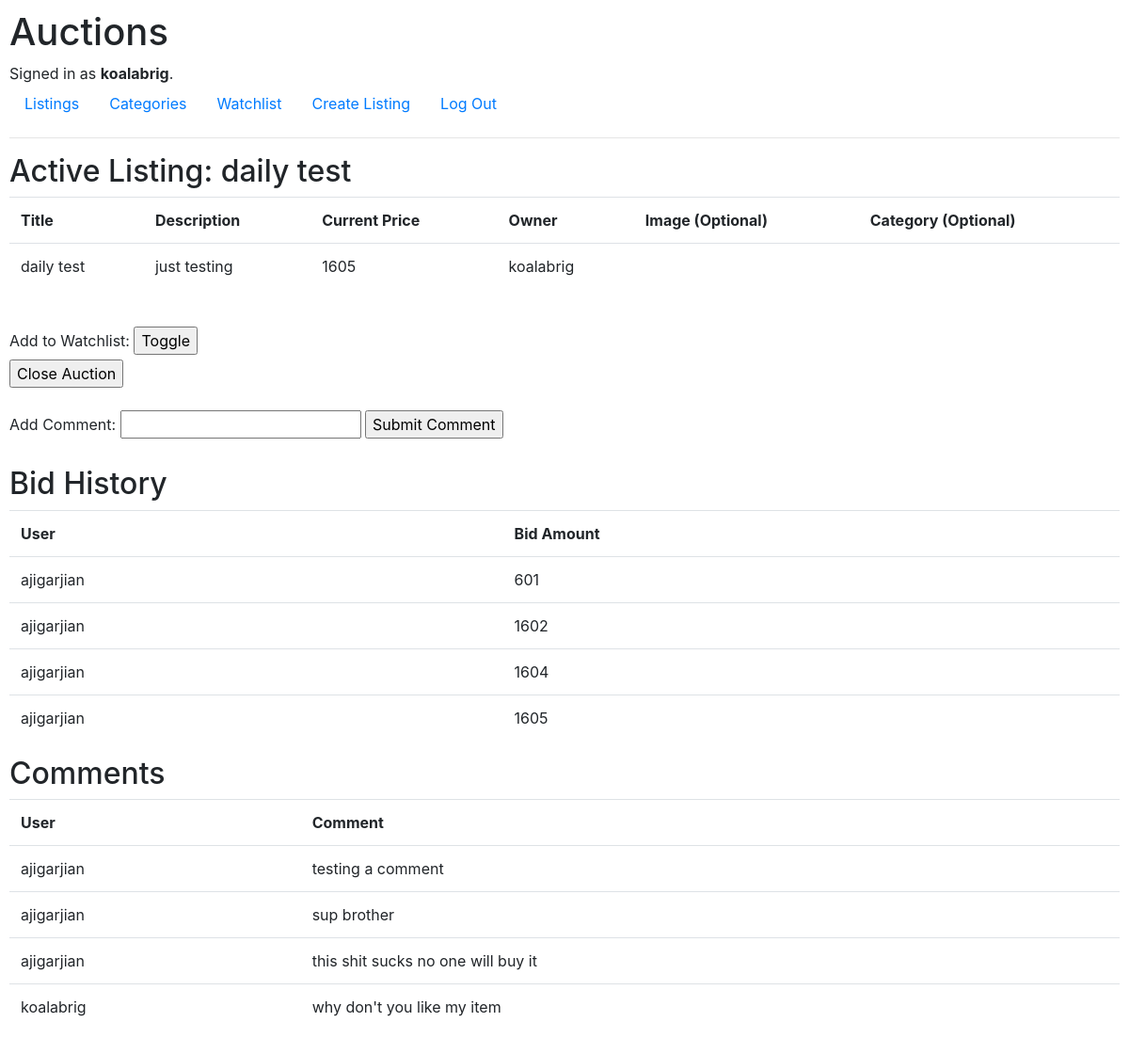
Screenshot of /listing/11 (signed in) with the database file from the repository.
### auctions/models.py (models this page shows)
class User(AbstractUser):
    pass

class Listing(models.Model):
    title = models.CharField(max_length=64)
    description = models.CharField(max_length=255)
    price = models.IntegerField()
    image = models.URLField(max_length=200, blank=True)
    category = models.CharField(max_length=255, blank=True)
    owner = models.ForeignKey(User, default="", on_delete=models.CASCADE, related_name="listingOwner", blank=False)
    active = models.BooleanField(default="True")

class Bid(models.Model):
    listing = models.ForeignKey(Listing, default="", on_delete=models.CASCADE, related_name="auctionItem")
    user = models.ForeignKey(User, default="", on_delete=models.CASCADE, related_name="biddingUser")
    bid = models.IntegerField()

class Comment(models.Model):
    listing = models.ForeignKey(Listing, default="", on_delete=models.CASCADE, related_name="commentItem")
    user = models.ForeignKey(User, default="", on_delete=models.CASCADE, related_name="commentingUser")
    comment = models.CharField(max_length=255)

### auctions/views.py (the view, shortened to what this page needs)
# urls.py: path("listing/<int:id>", views.listing, name="listing"),
def listing(request, id):
    listing = Listing.objects.get(id=id)
    return render(request, "auctions/listing.html", {
        "id": id,
        "listing": listing,
        "form": NewBidForm(),
        "comment_form": NewCommentForm(),
        "watchlist_form": WatchlistForm(),
        "watchlist_record": Watchlist.objects.filter(listing = listing, user = request.user).first(),
        "listing_bids": Bid.objects.filter(listing = listing),
        "listing_comments": Comment.objects.filter(listing = listing),
        "user": request.user
    })

### auctions/views.py
class NewBidForm(forms.Form):
    bid = forms.CharField(widget=forms.NumberInput, label="Bid")

class NewCommentForm(forms.Form):
    comment = forms.CharField(label="Add Comment")

### auctions/templates/auctions/listing.html (shortened to what this page needs)
{% extends "auctions/layout.html" %}
{% block body %}
    <h2>
        {% if listing.active == True %}
            Active Listing: {{listing.title}}
        {% else %}
            Closed Listing: {{listing.title}}
            {% if user == listing_bids.0.user %}
                | Congratulations, you've won the auction!
            {% endif %}
        {% endif %}
    </h2>
    <table class="table">
        <tr>
            <th>Title</th>
            <th>Description</th>
            <th>{% if listing.active == True %} Current {% else %} Winning {% endif %} Price</th>
            <th>Owner</th>
            <th>Image (Optional)</th>
            <th>Category (Optional)</th>
        </tr>
        <tr>
            <td>{{ listing.title }}</td>
            <td>{{ listing.description }}</td>
            <td>{{ listing.price }}</td>
            <td>{{ listing.owner }}</td>
            <td>
            </td>
            <td>{{ listing.category }}</td>
        </tr>
    </table>
    <br>
    <div>
        {% if user.is_authenticated %}
            {% if listing.active == True %}
                <form action="{%url 'listing' id %}" method="POST">
                    <label for="description">
                        {% if not watchlist_record %}
                            Add to Watchlist:
                        {% else %}
                            Remove from Watchlist:
                        {% endif %}
                    </label>
                    <input type="submit" value="Toggle" name="watchlistToggle">
                </form>
                {% if listing.owner != user %}
                    <form action="{% url 'listing' id %}" method="POST">
                        {% csrf_token %}
                        <label for="description"> Bid: </label>
                        {{ form.bid }}
                        <input type="submit" value="Submit Bid" name="bidSubmit">
                    </form>
                {% else %}
                    <div class="wrapper">
                        <form action="{% url 'listing' id %}" method="POST" name="closeAuctionForm">
                            <input type="submit" value="Close Auction" name="closeSubmit">
                        </form>
                    </div>
                    <br>
                {% endif %}
            {% endif %}
            <div class="wrapper">
                <form action="{% url 'listing' id %}" method="POST" name="commentForm">
                    <div class="fieldWrapper">
                        <label for="title">Add Comment: </label>
                        {{ comment_form.comment }}
                        <input type="submit" value="Submit Comment" name="commentSubmit">
                    </div>
                </form>
            </div>
        {% endif %}
    </div>
    <br>
    <div id="container">
        <div class="column">
            <h2>Bid History</h2>
            <table class="table">
                <tr>
                    <th>User</th>
                    <th>Bid Amount</th>
                </tr>
                {% for bid in listing_bids %}
                <tr>
                    <td> {{ bid.user }}</td>
                    <td> {{ bid.bid }} </td>
                </tr>
                {% endfor %}
            </table>
        </div>
        <div class="column">
            <h2>Comments</h2>
            <table class="table">
                <tr>
                    <th>User</th>
                    <th>Comment</th>
                </tr>
                {% for comment in listing_comments %}
                <tr>
                    <td> {{ comment.user }}</td>
                    <td> {{ comment.comment }} </td>
                </tr>
                {% endfor %}
            </table>
        </div>
    </div>
{% endblock %}

### auctions/templates/auctions/layout.html (shortened to what this page needs)
{% load static %}
<!DOCTYPE html>
<html lang="en">
    <head>
        <link rel="stylesheet" href="https://stackpath.bootstrapcdn.com/bootstrap/4.4.1/css/bootstrap.min.css">
        <link href="{% static 'auctions/styles.css' %}" rel="stylesheet">
    </head>
    <body>
        <h1>Auctions</h1>
        <div>
            {% if user.is_authenticated %}
                Signed in as <strong>{{ user.username }}</strong>.
            {% else %}
                Not signed in.
            {% endif %}
        </div>
        <ul class="nav">
            <li class="nav-item">
                <a class="nav-link" href="{% url 'index' %}">Listings</a>
            </li>
            <li class="nav-item">
                <a class="nav-link" href="{% url 'category' %}">Categories</a>
            </li>
            {% if user.is_authenticated %}
                <li class="nav-item">
                    <a class="nav-link" href="{% url 'watchlist' %}">Watchlist</a>
                </li>
                <li class="nav-item">
                    <a class="nav-link" href="{% url 'create' %}">Create Listing</a>
                </li>
                <li class="nav-item">
                    <a class="nav-link" href="{% url 'logout' %}">Log Out</a>
                </li>
            {% endif %}
        </ul>
        <hr>
        {% block body %}
        {% endblock %}
    </body>
</html>

### auctions/static/auctions/styles.css (style rules this page uses)
body { padding: 10px; }

### rows the page displays
User: username "koalabrig"
Listing: title "daily test", description "just testing", price "1605", owner "koalabrig"
Bid: user "ajigarjian", bid "601"
Bid: user "ajigarjian", bid "1602"
Bid: user "ajigarjian", bid "1604"
Bid: user "ajigarjian", bid "1605"
Comment: user "ajigarjian", comment "testing a comment"
Comment: user "ajigarjian", comment "sup brother"
Comment: user "ajigarjian", comment "this shit sucks no one will buy it"
Comment: user "koalabrig", comment "why don't you like my item"
